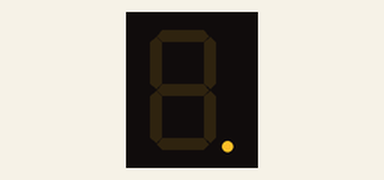
A sketch run on a simulated Arduino Uno, built with avr-gcc and run on an emulated ATmega328P. Parts: 1-digit seven-segment display. Wiring (inferred from the names in the program): 1-digit 7-segment display, segments lit when HIGH: segments pin 4, pin 5, pin 8, pin 7, pin 6, pin 3, pin 2, pin 9. The segment pins are drawn as the display they are named for.

Above: at 0.1 s.
At 1.4 s:
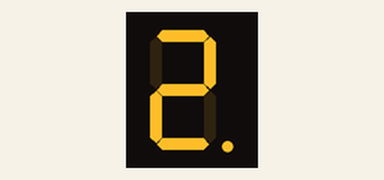
At 2.2 s:
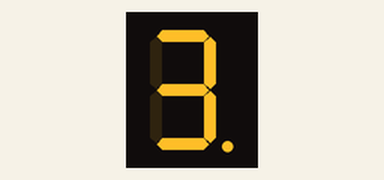
At 4.6 s:
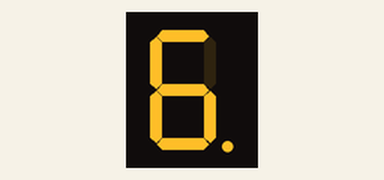
At 7.0 s:
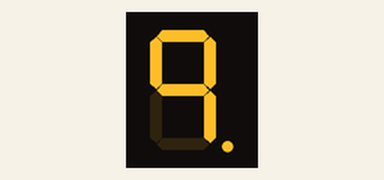
At 9.1 s:
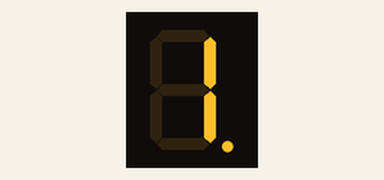

The sketch:

Digital_7_Segment.ino
```cpp
#define MIDDLE_MIDDLE 2
#define TOP_LEFT 3
#define TOP 4
#define TOP_RIGHT 5
#define BOTTOM_LEFT 6
#define BOTTOM 7
#define BOTTOM_RIGHT 8
#define BOTTOM_POINT 9

void setup() {
  pinMode(MIDDLE_MIDDLE, OUTPUT);
  pinMode(TOP_LEFT, OUTPUT);
  pinMode(TOP, OUTPUT);
  pinMode(TOP_RIGHT, OUTPUT);
  pinMode(BOTTOM_LEFT, OUTPUT);
  pinMode(BOTTOM, OUTPUT);
  pinMode(BOTTOM_RIGHT, OUTPUT);
  pinMode(BOTTOM_POINT, OUTPUT);
}

void writeOne()
{
  digitalWrite(TOP_RIGHT, HIGH);
  digitalWrite(BOTTOM_RIGHT, HIGH);
  delay(500);

}

void writeTwo()
{
  digitalWrite(TOP, HIGH);
  digitalWrite(TOP_RIGHT, HIGH);
  digitalWrite(MIDDLE_MIDDLE, HIGH);
  digitalWrite(BOTTOM_LEFT, HIGH);
  digitalWrite(BOTTOM, HIGH);
  delay(500);
}

void writeThree()
{
  digitalWrite(TOP, HIGH);
  digitalWrite(TOP_RIGHT, HIGH);
  digitalWrite(MIDDLE_MIDDLE, HIGH);
  digitalWrite(BOTTOM_RIGHT, HIGH);
  digitalWrite(BOTTOM, HIGH);
  delay(500);
}

void writeFour()
{
  digitalWrite(TOP_LEFT, HIGH);
  digitalWrite(TOP_RIGHT, HIGH);
  digitalWrite(MIDDLE_MIDDLE, HIGH);
  digitalWrite(BOTTOM_RIGHT, HIGH);
  delay(500);
}

void writeFive()
{
  digitalWrite(TOP, HIGH);
  digitalWrite(TOP_LEFT, HIGH);
  digitalWrite(MIDDLE_MIDDLE, HIGH);
  digitalWrite(BOTTOM_RIGHT, HIGH);
  digitalWrite(BOTTOM, HIGH);
  delay(500);
}

void writeSix()
{
  digitalWrite(TOP, HIGH);
  digitalWrite(TOP_LEFT, HIGH);
  digitalWrite(MIDDLE_MIDDLE, HIGH);
  digitalWrite(BOTTOM_RIGHT, HIGH);
  digitalWrite(BOTTOM, HIGH);
  digitalWrite(BOTTOM_LEFT, HIGH);
  delay(500);
}

void writeSeven()
{
  digitalWrite(TOP, HIGH);
  digitalWrite(TOP_RIGHT, HIGH);
  digitalWrite(BOTTOM_RIGHT, HIGH);
  delay(500);
}

void writeEight()
{
  digitalWrite(TOP, HIGH);
  digitalWrite(TOP_LEFT, HIGH);
  digitalWrite(TOP_RIGHT, HIGH);
  digitalWrite(MIDDLE_MIDDLE, HIGH);
  digitalWrite(BOTTOM_RIGHT, HIGH);
  digitalWrite(BOTTOM, HIGH);
  digitalWrite(BOTTOM_LEFT, HIGH);
  delay(500);
}

void writeNine()
{
  digitalWrite(TOP, HIGH);
  digitalWrite(TOP_LEFT, HIGH);
  digitalWrite(TOP_RIGHT, HIGH);
  digitalWrite(MIDDLE_MIDDLE, HIGH);
  digitalWrite(BOTTOM_RIGHT, HIGH);
  delay(500);
}

void writePoint()
{
  digitalWrite(BOTTOM_POINT, HIGH);
  delay(500);
}

void flushDigital(bool flushPoint = false)
{
  digitalWrite(TOP_LEFT, LOW);
  digitalWrite(TOP, LOW);
  digitalWrite(TOP_RIGHT, LOW);
  digitalWrite(MIDDLE_MIDDLE, LOW);
  digitalWrite(BOTTOM_LEFT, LOW);
  digitalWrite(BOTTOM, LOW);
  digitalWrite(BOTTOM_RIGHT, LOW);

  if (flushPoint) {
    digitalWrite(BOTTOM_POINT, LOW);
  }

  delay(300);
}

void loop()
{
  writePoint();
  writeOne();
  flushDigital();
  writeTwo();
  flushDigital();
  writeThree();
  flushDigital();
  writeFour();
  flushDigital();
  writeFive();
  flushDigital();
  writeSix();
  flushDigital();
  writeSeven();
  flushDigital();
  writeEight();
  flushDigital();
  writeNine();
  flushDigital();
  writePoint();
  flushDigital(true);
}
```

Measured:
- by itself, everything shown: repeats every 8.5 s, in 20 steps
- what the display in image 1 shows lasts 0.5 s, from 1.3 s to 1.8 s
